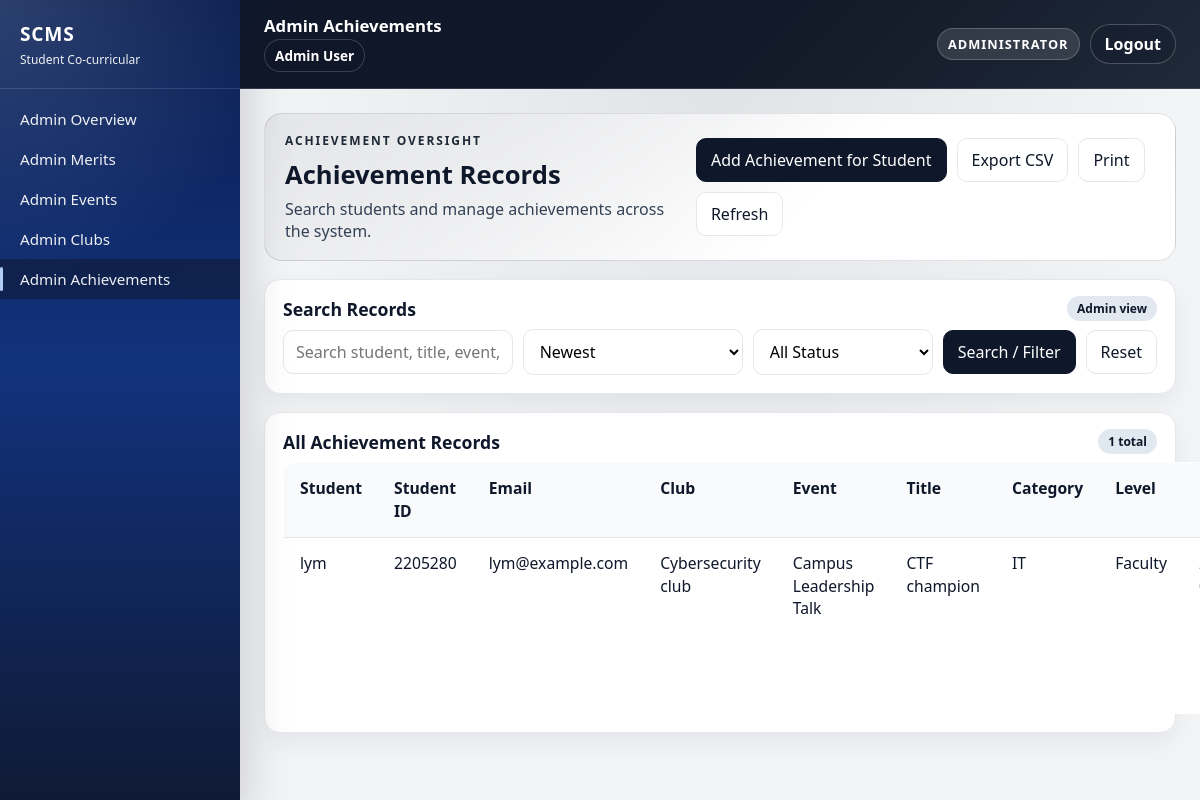
The app's page /public/index.php?url=achievement/index (signed in) with its own data.
### tables this page shows
CREATE TABLE `achievements` (
  `achievementID` int(11) NOT NULL,
  `userID` int(11) NOT NULL,
  `eventID` int(11) DEFAULT NULL,
  `title` varchar(150) NOT NULL,
  `category` varchar(100) DEFAULT NULL,
  `achievementLevel` varchar(30) DEFAULT 'Faculty',
  `dateReceived` date DEFAULT NULL,
  `description` text DEFAULT NULL,
  `status` enum('pending','approved','rejected') NOT NULL DEFAULT 'pending',
  `submitted_at` timestamp NOT NULL DEFAULT current_timestamp(),
  `reviewed_at` timestamp NULL DEFAULT NULL,
  `reviewed_by` int(11) DEFAULT NULL,
  `review_note` text DEFAULT NULL,
  `evidence_path` varchar(255) DEFAULT NULL
);

CREATE TABLE `users` (
  `userID` int(11) NOT NULL,
  `student_id` varchar(20) NOT NULL,
  `name` varchar(100) NOT NULL,
  `email` varchar(100) NOT NULL,
  `passwordHash` varchar(255) NOT NULL,
  `isAdmin` tinyint(1) DEFAULT 0,
  `created_at` timestamp NOT NULL DEFAULT current_timestamp()
);

CREATE TABLE `club_catalog` (
  `clubCatalogID` int(11) NOT NULL,
  `clubName` varchar(150) NOT NULL,
  `description` text DEFAULT NULL,
  `is_active` tinyint(1) NOT NULL DEFAULT 1,
  `created_by` int(11) DEFAULT NULL,
  `created_at` timestamp NOT NULL DEFAULT current_timestamp()
);

CREATE TABLE `events` (
  `eventID` int(11) NOT NULL,
  `userID` int(11) NOT NULL,
  `clubCatalogID` int(11) DEFAULT NULL,
  `eventTitle` varchar(150) NOT NULL,
  `eventType` varchar(50) DEFAULT NULL,
  `eventDate` date NOT NULL,
  `eventHours` decimal(6,2) NOT NULL DEFAULT 1.00,
  `location` varchar(150) DEFAULT NULL,
  `description` text DEFAULT NULL,
  `reflection` text DEFAULT NULL,
  `created_at` timestamp NOT NULL DEFAULT current_timestamp(),
  `status` enum('pending','approved','rejected') NOT NULL DEFAULT 'pending',
  `submitted_at` timestamp NOT NULL DEFAULT current_timestamp(),
  `reviewed_at` timestamp NULL DEFAULT NULL,
  `reviewed_by` int(11) DEFAULT NULL,
  `review_note` text DEFAULT NULL,
  `evidence_path` varchar(255) DEFAULT NULL
);

### app/models/Achievement.php (called while the page is built, shortened)
<?php
class Achievement {
    public static function getAllWithUser($search = null, $sort = null, $status = null) {
        $db = Database::connect();
        $allowedSort = [
            'achievementID' => 'a.achievementID',
            'title' => 'a.title',
            'eventTitle' => 'e.eventTitle',
            'clubName' => 'cc.clubName',
            'category' => 'a.category',
            'achievementLevel' => 'a.achievementLevel',
            'dateReceived' => 'a.dateReceived',
            'student' => 'u.name',
            'student_id' => 'u.student_id',
            'status' => 'a.status',
        ];
        $sortColumn = $allowedSort[$sort] ?? 'a.achievementID';
        $sql = "SELECT a.*, u.name AS userName, u.email AS userEmail, u.student_id AS studentId,
                       e.eventTitle, e.eventDate, cc.clubName
                FROM achievements a
                JOIN users u ON u.userID = a.userID
                LEFT JOIN events e ON e.eventID = a.eventID
                LEFT JOIN club_catalog cc ON cc.clubCatalogID = e.clubCatalogID";
        $params = [];
        $sql .= " ORDER BY {$sortColumn} DESC";
        $stmt = $db->prepare($sql);
        $stmt->execute($params);
        return $stmt->fetchAll(PDO::FETCH_ASSOC);
    }
}
?>

### app/views/admin/achievement_index.php (the view, shortened to what this page needs)
<?php require "../app/views/layout/header.php"; ?>
<?php require "../app/views/layout/sidebar.php"; ?>
<div class="main module-page">
    <div class="topbar admin-topbar">
        <div class="topbar-left">
            <div class="topbar-title">Admin Achievements</div>
            <div class="topbar-user-inline">
                <?= htmlspecialchars($_SESSION['user_name'] ?? '', ENT_QUOTES, 'UTF-8'); ?>
            </div>
        </div>
        <div class="topbar-actions">
            <div class="admin-badge">Administrator</div>
            <form method="POST" action="index.php?url=auth/logout">
                <button type="submit" class="topbar-logout">Logout</button>
            </form>
        </div>
    </div>
    <div class="content admin-content">
        <div class="content-inner">
    <?php
        $exportParams = ['url' => 'achievement/export'];
        $exportUrl = 'index.php?' . http_build_query($exportParams);
    ?>
    <div class="admin-hero">
        <div>
            <div class="admin-eyebrow">Achievement Oversight</div>
            <h1 class="admin-title">Achievement Records</h1>
            <p class="admin-subtitle">Search students and manage achievements across the system.</p>
        </div>
        <div class="admin-hero-actions">
            <a class="btn" href="index.php?url=achievement/create">Add Achievement for Student</a>
            <a class="btn btn-secondary no-print" href="<?= htmlspecialchars($exportUrl, ENT_QUOTES, 'UTF-8') ?>">Export CSV</a>
            <button class="btn btn-secondary" type="button" onclick="window.print()">Print</button>
            <a class="btn btn-secondary" href="index.php?url=achievement/index">Refresh</a>
        </div>
    </div>
    <div class="admin-section">
        <div class="admin-section-header">
            <h2 class="admin-section-title">Search Records</h2>
            <span class="admin-section-chip">Admin view</span>
        </div>
        <div class="admin-section-body">
            <form method="GET" class="filter-bar">
                <input
                    type="text"
                    name="search"
                    class="input"
                    placeholder="Search student, title, event, club, category, level, or description..."
                    value="<?= isset($_GET['search']) ? htmlspecialchars($_GET['search'], ENT_QUOTES, 'UTF-8') : '' ?>">
                <?php $currentSort = $_GET['sort'] ?? 'achievementID'; ?>
                <select name="sort" class="input">
                    <option value="achievementID" <?= $currentSort === 'achievementID' ? 'selected' : '' ?>>Newest</option>
                </select>
                <?php $currentStatus = $_GET['status'] ?? ''; ?>
                <select name="status" class="input">
                    <option value="" <?= $currentStatus === '' ? 'selected' : '' ?>>All Status</option>
                </select>
                <button class="btn" type="submit">Search / Filter</button>
                <a class="btn btn-secondary" href="index.php?url=achievement/index">Reset</a>
            </form>
        </div>
    </div>
    <div class="admin-section">
        <div class="admin-section-header">
            <h2 class="admin-section-title">All Achievement Records</h2>
            <span class="admin-section-chip"><?= is_array($achievements) ? count($achievements) : 0 ?> total</span>
        </div>
        <div class="admin-section-body">
            <table class="admin-table co-records-table">
                <tr>
                    <th>Student</th>
                    <th>Student ID</th>
                    <th>Email</th>
                    <th>Club</th>
                    <th>Event</th>
                    <th>Title</th>
                    <th>Category</th>
                    <th>Level</th>
                    <th>Date</th>
                </tr>
                <?php foreach ($achievements as $a): ?>
                    <tr>
                        <td><?= htmlspecialchars($a['userName'] ?? '-', ENT_QUOTES, 'UTF-8') ?></td>
                        <td><?= htmlspecialchars($a['studentId'] ?? '-', ENT_QUOTES, 'UTF-8') ?></td>
                        <td><?= htmlspecialchars($a['userEmail'] ?? '-', ENT_QUOTES, 'UTF-8') ?></td>
                        <td><?= htmlspecialchars((string) ($a['clubName'] ?? '-'), ENT_QUOTES, 'UTF-8') ?></td>
                        <td><?= htmlspecialchars((string) ($a['eventTitle'] ?? '-'), ENT_QUOTES, 'UTF-8') ?></td>
                        <td><?= htmlspecialchars($a['title'] ?? '-', ENT_QUOTES, 'UTF-8') ?></td>
                        <td><?= htmlspecialchars($a['category'] ?? '-', ENT_QUOTES, 'UTF-8') ?></td>
                        <td><?= htmlspecialchars(($a['achievementLevel'] ?? 'Faculty') ?: 'Faculty', ENT_QUOTES, 'UTF-8') ?></td>
                        <td><?= htmlspecialchars($a['dateReceived'] ?? '-', ENT_QUOTES, 'UTF-8') ?></td>
                    </tr>
                <?php endforeach; ?>
            </table>
        </div>
    </div>
        </div>
    </div>
</div>
<?php require "../app/views/layout/footer.php"; ?>

### records on screen
achievements: userID.name "lym", userID.student_id "2205280", userID.email "lym@example.com", club_catalog.clubName "Cybersecurity club", eventID.eventTitle "Campus Leadership Talk", title "CTF champion", category "IT", achievementLevel "Faculty"

### other values on screen
$_SESSION['user_name'] "Admin User"
count($achievements) "1"
